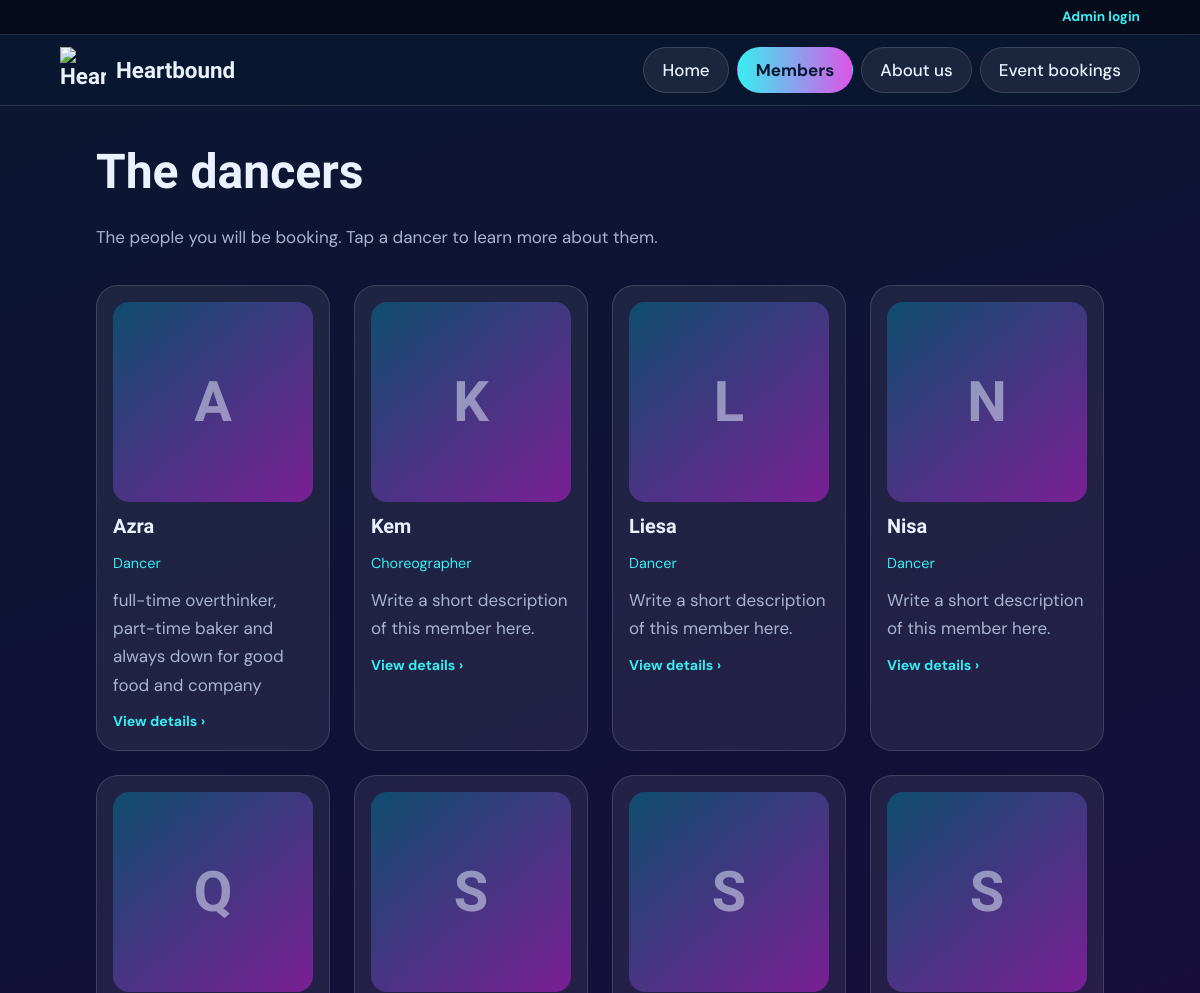
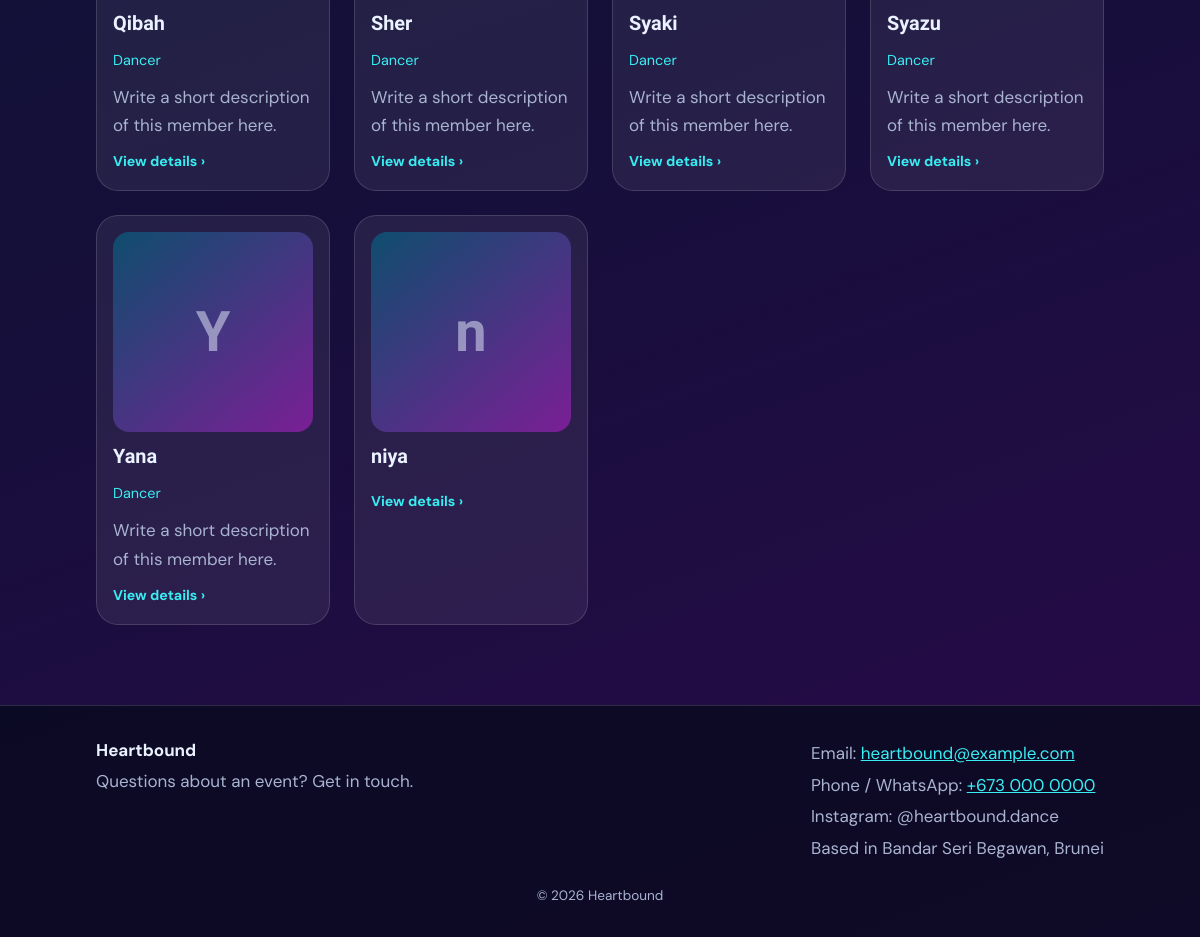
/members.php, run on the app's committed database (2 pictures, top to bottom).
### tables this page shows
CREATE TABLE members(id INTEGER PRIMARY KEY AUTOINCREMENT,sort INT DEFAULT 0,name TEXT,role TEXT,photo TEXT,bio TEXT,fullname TEXT,specialty TEXT,favourite TEXT,funfact TEXT);

### db.php (called while the page is built, shortened)
<?php
require __DIR__.'/config.php';
$db = new PDO('sqlite:'.__DIR__.'/data.sqlite');
$db->setAttribute(PDO::ATTR_ERRMODE, PDO::ERRMODE_EXCEPTION);
$db->exec("CREATE TABLE IF NOT EXISTS bookings(id INTEGER PRIMARY KEY AUTOINCREMENT,name TEXT,email TEXT,phone TEXT,event_type TEXT,event_date TEXT,venue TEXT,perf_type TEXT,performers INT,paid INT,pay_per_person REAL,details TEXT,status TEXT DEFAULT 'pending',created TEXT DEFAULT CURRENT_TIMESTAMP)");
$db->exec("CREATE TABLE IF NOT EXISTS blocked(date TEXT PRIMARY KEY,note TEXT)");
$db->exec("CREATE TABLE IF NOT EXISTS members(id INTEGER PRIMARY KEY AUTOINCREMENT,sort INT DEFAULT 0,name TEXT,role TEXT,photo TEXT,bio TEXT,fullname TEXT,specialty TEXT,favourite TEXT,funfact TEXT)");
$db->exec("CREATE TABLE IF NOT EXISTS meta(k TEXT PRIMARY KEY,v TEXT)");
$MEMBERS = $db->query("SELECT id,name,role,photo,bio,fullname,specialty,favourite,funfact FROM members ORDER BY sort,id")->fetchAll(PDO::FETCH_ASSOC);
function e($s){ return htmlspecialchars((string)$s, ENT_QUOTES); }
function is_admin(){ return !empty($_SESSION['adm']); }

### config.php (called while the page is built, shortened)
<?php
$SITE = [
  'name'    => 'Heartbound',
  'tagline' => 'Korean traditional and K-pop dance.',
  'about'   => 'We are a dance group performing Korean traditional dance and K-pop dance. From graceful hanbok performances to high-energy K-pop choreography, we bring Korean culture to weddings, school events, corporate nights and community festivals.',
  'email'   => 'heartbound@example.com',
  'phone'   => '+673 000 0000',
  'social'  => '@heartbound.dance',
  'area'    => 'Bandar Seri Begawan, Brunei',
  'admin_password' => 'heartb0uNd',
];

### members.php (the view, shortened to what this page needs)
<?php $title='Members'; require 'header.php'; ?>
<section class="wrap"><h1 class="h1s">The dancers</h1><p class="lead">The people you will be booking. Tap a dancer to learn more about them.</p>
<div class="grid">
<?php foreach ($MEMBERS as $i=>$m): ?>
  <article class="card click" tabindex="0" role="button" data-i="<?= $i ?>" aria-label="View details for <?= e($m['name']) ?>">
  <div class="pic"><span><?= e(mb_substr($m['name'],0,1)) ?></span><?= img('members',$m['photo'],$m['name']) ?></div>
  <h3><?= e($m['name']) ?></h3><em><?= e($m['role']) ?></em><p><?= e($m['bio']) ?></p><small class="more">View details &#8250;</small></article>
<?php endforeach; ?>
</div></section>
<?php require 'footer.php'; ?>

### header.php (shortened to what this page needs)
<?php require_once __DIR__.'/db.php'; $cur = basename($_SERVER['SCRIPT_NAME']); ?>
<!doctype html><html lang="en"><head><meta charset="utf-8">
<link rel="stylesheet" href="style.css"></head><body>
<div class="adminbar">
<?php if (is_admin()): ?>
  <span>Admin mode</span> <a href="admin.php">Dashboard</a> <a href="admin.php?out=1">Log out</a>
<?php else: ?>
  <details class="adm"><summary>Admin login</summary>
  </details>
<?php endif; ?>
</div>
<header class="top"><a class="brand" href="index.php"><img src="assets/logo.png" alt="<?= e($SITE['name']) ?> logo"><span><?= e($SITE['name']) ?></span></a>
<nav>
<?php foreach (['index.php'=>'Home','members.php'=>'Members','about.php'=>'About us','booking.php'=>'Event bookings'] as $f=>$l): ?>
<a href="<?= $f ?>" class="<?= $cur===$f?'on':'' ?>"><?= $l ?></a>
<?php endforeach; ?>
</nav></header><main>

### footer.php
</main>
<footer><div class="foot">
<div><strong><?= e($SITE['name']) ?></strong><p>Questions about an event? Get in touch.</p></div>
<div><p>Email: <a href="mailto:<?= e($SITE['email']) ?>"><?= e($SITE['email']) ?></a></p>
<p>Phone / WhatsApp: <a href="tel:<?= e($SITE['phone']) ?>"><?= e($SITE['phone']) ?></a></p>
<p>Instagram: <?= e($SITE['social']) ?></p><p>Based in <?= e($SITE['area']) ?></p></div>
</div><p class="copy">&copy; <?= date('Y') ?> <?= e($SITE['name']) ?></p></footer>
</body></html>

### style.css (style rules this page uses)
:root { --navy:#0a1730;--plum:#2a0a4a;--cyan:#39eef2;--pink:#dc55e8;--ink:#eaf2ff;--mut:#a9b4d0;--card:rgba(255,255,255,.07);--line:rgba(255,255,255,.14) }
* { box-sizing:border-box }
html { scroll-behavior:smooth }
body { margin:0;font:17px/1.65 'DM Sans',sans-serif;color:var(--ink);background:linear-gradient(160deg,var(--navy) 0%,#150f3a 55%,var(--plum) 100%) fixed;min-height:100vh;display:flex;flex-direction:column }
main { flex:1 }
a { color:var(--cyan) }
h1,h2,h3 { font-family:'Bricolage Grotesque',sans-serif;line-height:1.1;margin:0 0 .5em }
.top { display:flex;justify-content:space-between;align-items:center;flex-wrap:wrap;gap:12px;padding:12px 5vw;background:rgba(10,23,48,.85);backdrop-filter:blur(8px);position:sticky;top:0;z-index:5;border-bottom:1px solid var(--line) }
.brand { display:flex;align-items:center;gap:10px;text-decoration:none;color:var(--ink);font:800 1.4rem 'Bricolage Grotesque' }
.brand img { width:46px;height:46px;object-fit:contain }
nav { display:flex;gap:8px;flex-wrap:wrap }
nav a { text-decoration:none;color:var(--ink);padding:8px 18px;border-radius:99px;background:var(--card);border:1px solid var(--line);font-weight:500 }
nav a.on { background:linear-gradient(90deg,var(--cyan),var(--pink));color:#0a1730;border-color:transparent;font-weight:700 }
.wrap { padding:5vh 8vw }
.h1s { font-size:clamp(2rem,4vw,3rem) }
.lead { color:var(--mut);max-width:42em;margin-bottom:2em }
.grid { display:grid;grid-template-columns:repeat(auto-fill,minmax(230px,1fr));gap:24px }
.card { background:var(--card);border:1px solid var(--line);border-radius:22px;padding:16px }
.card em { color:var(--cyan);font-style:normal;font-size:.9rem }
.card p { color:var(--mut);margin:.6em 0 0 }
.pic { position:relative;aspect-ratio:1;border-radius:16px;overflow:hidden;margin-bottom:14px;background:linear-gradient(140deg,#0f4d6e,#7a1f95);display:grid;place-items:center }
.pic span { font:800 3.5rem 'Bricolage Grotesque';opacity:.5 }
footer { margin-top:5vh;padding:30px 8vw 16px;background:rgba(5,10,25,.7);border-top:1px solid var(--line) }
.foot { display:flex;justify-content:space-between;gap:30px;flex-wrap:wrap }
.foot p { margin:.2em 0;color:var(--mut) }
.copy { text-align:center;color:var(--mut);font-size:.85rem;margin-top:20px }
.card.click { cursor:pointer;transition:transform .2s,border-color .2s,box-shadow .2s }
.card .more { display:inline-block;margin-top:.8em;color:var(--cyan);font-weight:700 }
.adminbar { display:flex;justify-content:flex-end;align-items:center;gap:14px;padding:6px 5vw;background:rgba(5,10,25,.9);border-bottom:1px solid var(--line);font-size:.85rem;min-height:34px }
.adm summary { cursor:pointer;color:var(--cyan);font-weight:700;list-style:none }

### data on the page
members: name "A", name "Azra", role "Dancer", bio "full-time overthinker, part-time baker and always down for good food and company"
members: name "K", name "Kem", role "Choreographer", bio "Write a short description of this member here."
members: name "L", name "Liesa", role "Dancer", bio "Write a short description of this member here."
members: name "N", name "Nisa", role "Dancer", bio "Write a short description of this member here."
members: name "Q", name "Qibah", role "Dancer", bio "Write a short description of this member here."
members: name "S", name "Sher", role "Dancer", bio "Write a short description of this member here."
members: name "S", name "Syaki", role "Dancer", bio "Write a short description of this member here."
members: name "S", name "Syazu", role "Dancer", bio "Write a short description of this member here."
members: name "Y", name "Yana", role "Dancer", bio "Write a short description of this member here."
members: name "n", name "niya"

### other printed values
$SITE['name'] "Heartbound"
$l "Home"
$l "Members"
$l "About us"
$l "Event bookings"
$SITE['email'] "heartbound@example.com"
$SITE['phone'] "+673 000 0000"
$SITE['social'] "@heartbound.dance"
$SITE['area'] "Bandar Seri Begawan, Brunei"
